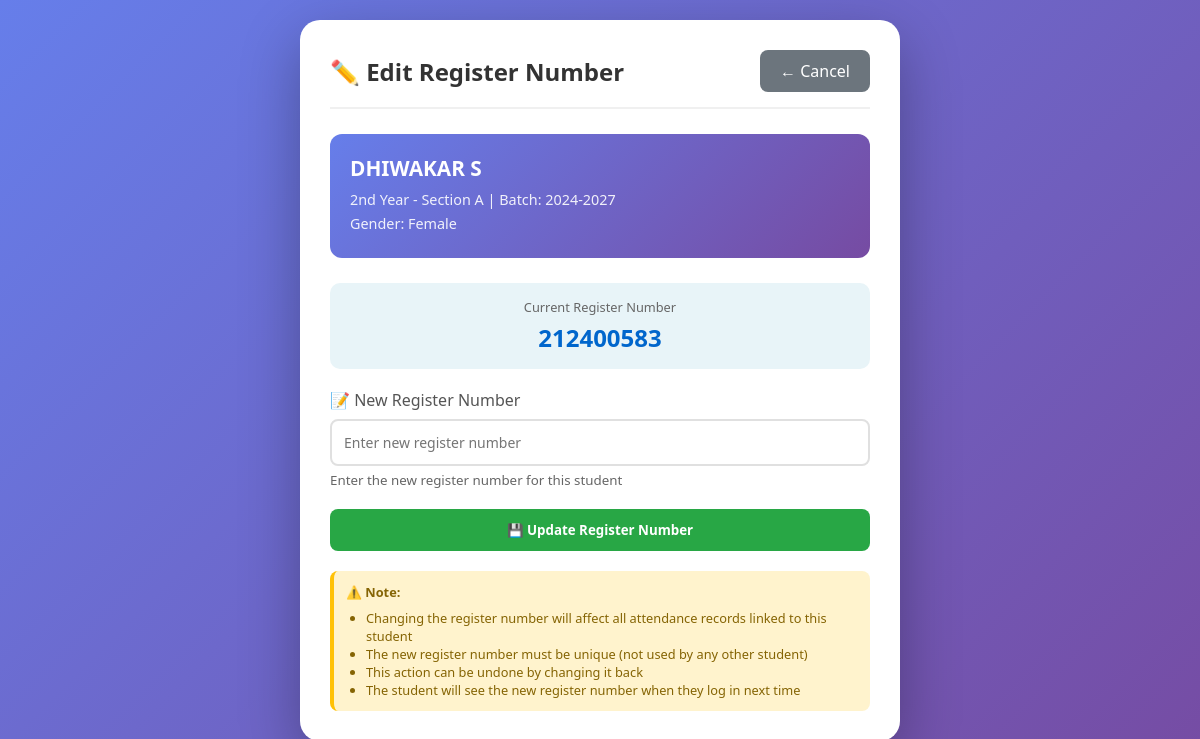
The app's page /edit_register_number/6 (signed in) with its own data.
### app.py (models this page shows)
class Student(db.Model):
    __tablename__ = 'students'
    id = db.Column(db.Integer, primary_key=True, autoincrement=True)
    register_number = db.Column(db.String(20), unique=True, nullable=False)
    name = db.Column(db.String(100), nullable=False)
    gender = db.Column(db.String(1), nullable=False, default='M')
    year = db.Column(db.String(20), nullable=False)
    section = db.Column(db.String(1), nullable=False)
    batch = db.Column(db.String(20))
    dob = db.Column(db.String(50))
    umis = db.Column(db.String(50))
    mobile_student = db.Column(db.String(15))
    mobile_parent = db.Column(db.String(15))
    parent_guardian_name = db.Column(db.String(100))
    blood_group = db.Column(db.String(5))
    department_id = db.Column(db.Integer, db.ForeignKey('departments.id'), nullable=False)
    created_at = db.Column(db.DateTime, default=datetime.now)
    attendances = db.relationship('Attendance', backref='student', lazy=True, cascade='all, delete-orphan')

### app.py (the view, shortened to what this page needs)
@app.route('/edit_register_number/<int:student_id>', methods=['GET', 'POST'])
def edit_register_number(student_id):
    role = session.get('role')
    if role not in ['dept_admin', 'dept_admin_viewer']:
        return redirect(url_for('index'))
    student = Student.query.get_or_404(student_id)
    year = student.year
    section = student.section
    return render_template('edit_register_number.html',
                         student=student,
                         year=year,
                         section=section)

### app.py (called while the page is built)
@app.context_processor
def inject_datetime():
    return {'datetime': datetime}

### templates/edit_register_number.html (shortened to what this page needs)
<!DOCTYPE html>
<html lang="en">
<head>
</head>
<body>
    <div class="container">
        <div class="header">
            <h1>✏️ Edit Register Number</h1>
            <a href="{{ url_for('view_class', year=year, section=section) }}" class="btn-secondary">← Cancel</a>
        </div>
        <div class="student-info">
            <h2>{{ student.name }}</h2>
            <p>{{ student.year }} - Section {{ student.section }} | Batch: {{ student.batch }}</p>
            {% if student.gender %}
            <p>Gender: {{ 'Male' if student.gender == 'M' else 'Female' }}</p>
            {% endif %}
        </div>
        <div class="current-reg">
            <div class="label">Current Register Number</div>
            <div class="value">{{ student.register_number }}</div>
        </div>
        <form method="POST">
            <div class="form-group">
                <label>📝 New Register Number</label>
                <input type="text" name="register_number" placeholder="Enter new register number" required autofocus>
                <small style="color: #666; display: block; margin-top: 5px;">Enter the new register number for this student</small>
            </div>
            <button type="submit" class="btn btn-primary">💾 Update Register Number</button>
        </form>
        <div class="warning-note">
            <strong>⚠️ Note:</strong>
            <ul>
                <li>Changing the register number will affect all attendance records linked to this student</li>
                <li>The new register number must be unique (not used by any other student)</li>
                <li>This action can be undone by changing it back</li>
                <li>The student will see the new register number when they log in next time</li>
            </ul>
        </div>
    </div>
</body>
</html>

### templates/edit_register_number.html (style rules this page uses)
* { margin: 0; padding: 0; box-sizing: border-box; font-family: 'Segoe UI', Tahoma, Geneva, Verdana, sans-serif; }
body { background: linear-gradient(135deg, #667eea 0%, #764ba2 100%); min-height: 100vh; padding: 20px; }
.container { background: white; border-radius: 20px; box-shadow: 0 20px 60px rgba(0,0,0,0.3); max-width: 600px; margin: 0 auto; padding: 30px; }
.header { display: flex; justify-content: space-between; align-items: center; margin-bottom: 25px; padding-bottom: 15px; border-bottom: 2px solid #f0f0f0; flex-wrap: wrap; gap: 15px; }
.header h1 { font-size: 1.5em; color: #333; }
.student-info { background: linear-gradient(135deg, #667eea 0%, #764ba2 100%); color: white; padding: 20px; border-radius: 12px; margin-bottom: 25px; }
.student-info h2 { margin-bottom: 8px; font-size: 1.3em; }
.student-info p { font-size: 0.9em; opacity: 0.9; margin: 5px 0; }
.current-reg { background: #e8f4f8; padding: 15px; border-radius: 10px; margin-bottom: 20px; text-align: center; }
.current-reg .label { color: #666; font-size: 0.8em; margin-bottom: 5px; }
.current-reg .value { font-size: 1.5em; font-weight: bold; color: #0066cc; }
.form-group { margin-bottom: 20px; }
.form-group label { display: block; margin-bottom: 8px; color: #555; font-weight: 500; }
.form-group input { width: 100%; padding: 12px; border: 2px solid #e0e0e0; border-radius: 8px; font-size: 14px; }
.btn { padding: 12px 20px; border: none; border-radius: 8px; cursor: pointer; font-weight: 600; transition: all 0.3s; }
.btn-primary { background: #28a745; color: white; width: 100%; }
.btn-secondary { background: #6c757d; color: white; text-decoration: none; display: inline-block; text-align: center; padding: 10px 20px; border-radius: 8px; }
.warning-note { background: #fff3cd; padding: 12px; border-radius: 8px; margin-top: 20px; font-size: 0.8em; color: #856404; border-left: 4px solid #ffc107; }
.warning-note ul { margin-left: 20px; margin-top: 8px; }

### records on screen
Student: name "DHIWAKAR S", year "2nd Year", section "A", batch "2024-2027", gender "Female", register_number "212400583"
